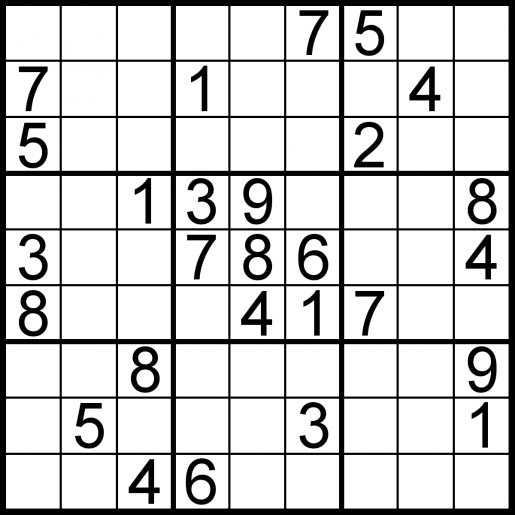
#> input picture hough transform/sudoku.png, 1030 x 1030 px (shown at 1/2 size)
$ python 'HoughLines p 2.py'
#> lines starting #> are read from the running program, lines starting #| are printed output that depends on the picture; after the words box and inside, x2 and y2 are one past the last pixel; in counts of white or black regions, pixels touching at a corner belong together
import cv2
import numpy as np
import matplotlib.pyplot as plt

img= cv2.imread('sudoku.png')
#> img is the input picture: shape (1030, 1030, 3); min 0, max 255, mean 207.4
#img = img[:350, :350]
img = cv2.resize(img, (350, 350))
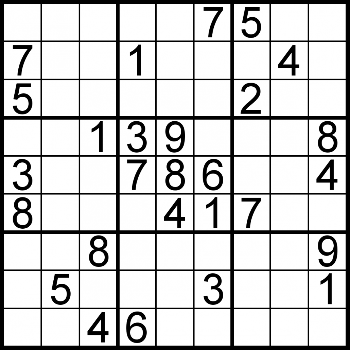
#> img: shape (350, 350, 3); min 0, max 255, mean 206.9
gray = cv2.cvtColor(img, cv2.COLOR_BGR2GRAY)
#gray = cv2.GaussianBlur(gray, (5, 5), 0)

canny = cv2.Canny(gray, 30, 200)
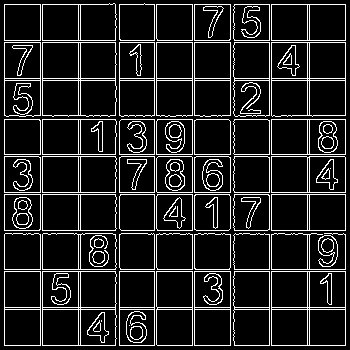
#> canny: shape (350, 350); 12.5% white in thin lines or dots


lines = cv2.HoughLinesP(canny, 0.1, np.pi/720, 10, minLineLength = 20)
#> lines = 214 rows, first 6: [309, 192, 309, 156], [119, 78, 154, 78], [121, 119, 154, 119], [194, 4, 230, 4], [42, 307, 115, 307], [119, 154, 154, 154]

for j in range(len(lines)):

    for x1,y1,x2,y2 in lines[j]:
        cv2.line(img,(x1,y1),(x2,y2),(0,255,0),2)
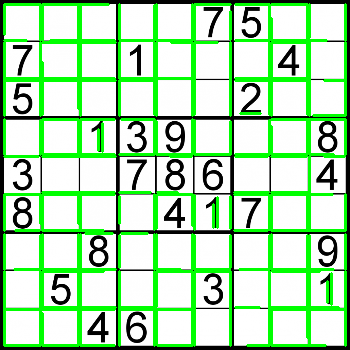
#> img: shape (350, 350, 3); 17.97% of pixels changed, all inside (x1, y1, x2, y2) = (3, 3, 347, 347)


plt.figure()
#plt.subplot(121)
plt.imshow(img, cmap = 'Greys_r')
#plt.subplot(122)
plt.imshow(canny)

plt.tight_layout()
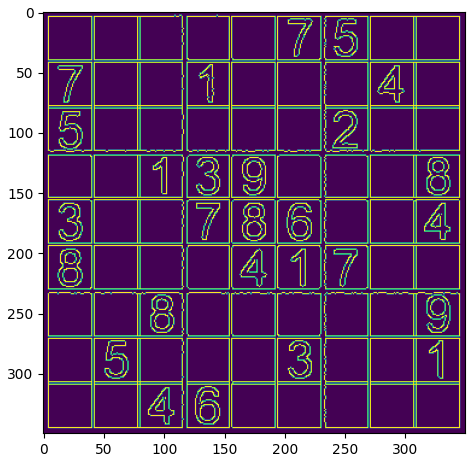
#> figure drawn by matplotlib, 1 panel

$ run again, with hough transform/circles.jpg saved as hough transform/sudoku.png
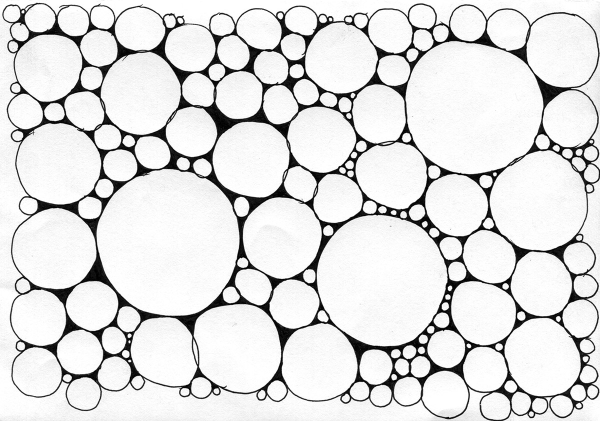
#> input picture hough transform/circles.jpg, 1200 x 842 px (shown at 1/2 size)
#> img is the input picture: shape (842, 1200, 3); min 0, max 255, mean 223.2
#> `canny = cv2.Canny(gray, 30, 200)`:
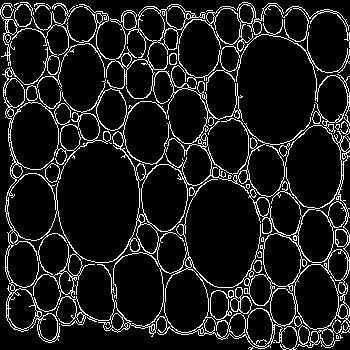
#> canny: shape (350, 350); 10.7% white in thin lines or dots
#> lines = [[248, 155, 248, 135]]
#> the loop `for j in range(len(lines)): ` made 1 pass
#> `plt.tight_layout()`:
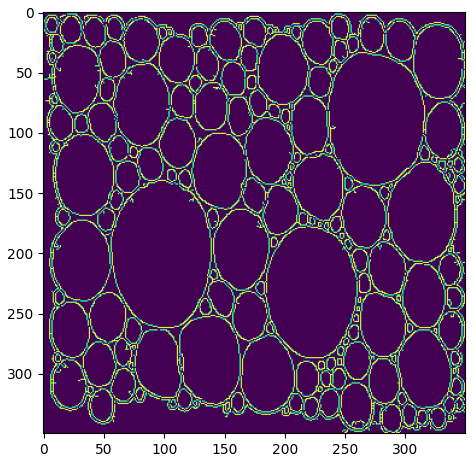
#> figure drawn by matplotlib, 1 panel
